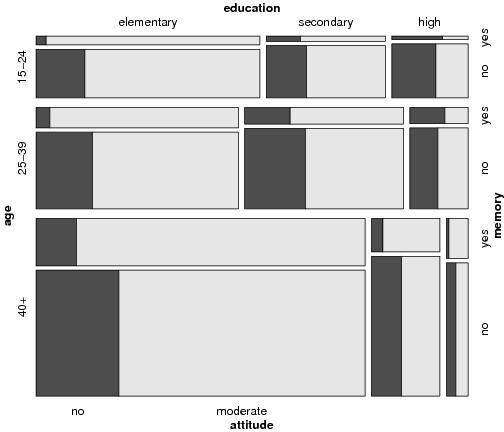

Generate this figure with R:
######################################################################
### Figure 12.20: Mosic plot with highlighting for the punishment data
######################################################################
library("vcd")

data("Punishment")
punish <- xtabs(Freq ~ memory + attitude + age + education, data = Punishment)
dimnames(punish)[[3]][3] <- "40+"

mosaic(~ age + education + memory + attitude, data = punish, keep = FALSE,
       gp = gpar(fill = grey.colors(2)), spacing = spacing_highlighting,
       rep = c(attitude = FALSE))
